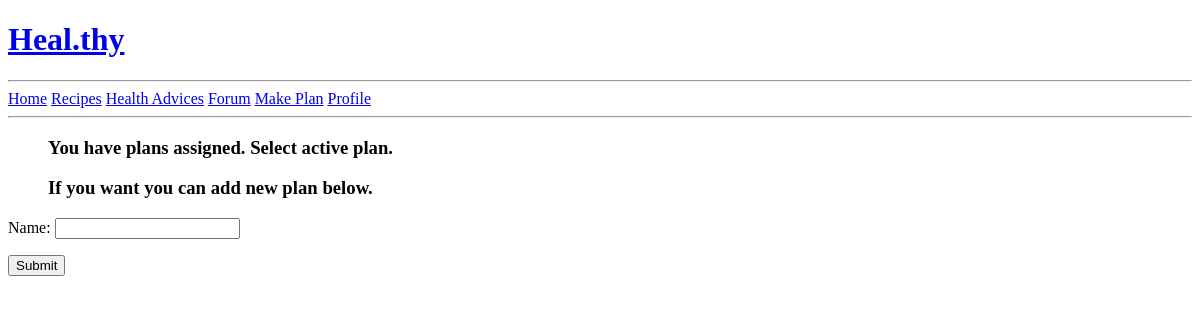
The app's page /create-plan/ (signed in), older data.
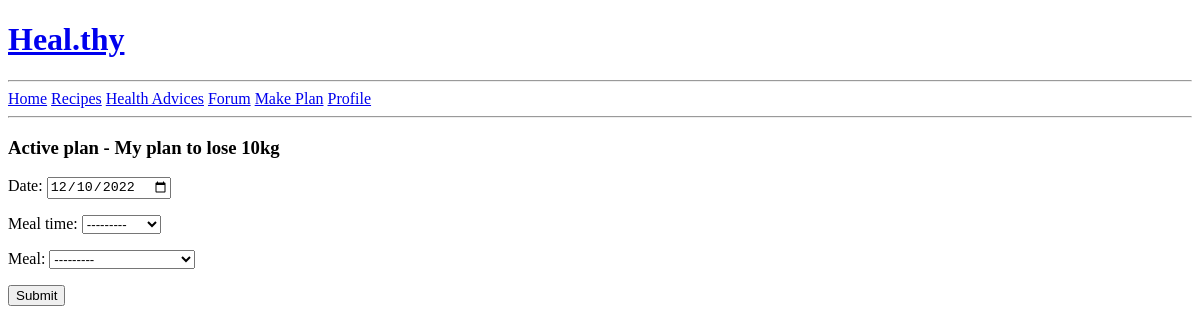
The same page, newer data.
### base/models.py (models this page shows, shortened)
class Meal_Plan(models.Model):
    user_id = models.ForeignKey(User, on_delete=models.SET_NULL, null=True)
    name = models.CharField(max_length=200)
    is_active = models.BooleanField(default=False)
    updated = models.DateTimeField(auto_now=True)
    created = models.DateTimeField(auto_now_add=True)

### base/views.py (the view, shortened to what this page needs)
# urls.py: path('create-plan/', views.createMealPlan, name='create-plan'),
@login_required(login_url='login-page')
def createMealPlan(request):
    meal_plan_form = MealPlanForm()
    menu_form = MenuForm()
    context = {'meal_plan_form': meal_plan_form, 'menu_form': menu_form}
    try:
        meal_plan = Meal_Plan.objects.get(user_id=request.user, is_active = True)
        context.update({'meal_plan': meal_plan})
    except:
        messages.error(request, "You have plans assigned. Select active plan. ")
        messages.error(request, "If you want you can add new plan below.")
    return render(request, 'base/meal_plan.html', context)

### base/forms.py
class MealPlanForm(ModelForm):
    class Meta:
        model = Meal_Plan
        fields = '__all__'
        exclude = ['user_id','is_active']

class MenuForm(ModelForm):
    class Meta:
        model = Menu
        fields = '__all__'
        exclude = ['meal_plan']
        widgets = {
            'date': DateInput(attrs={'type': 'date'})
        }

### base/models.py (called while the page is built)
    def __str__(self):
        return self.name

    def __str__(self):
        return self.name

### base/templates/base/meal_plan.html (shortened to what this page needs)
{% extends 'main.html' %}
{% block content %}
{% include 'base/messages.html' %}
{% if meal_plan %}
    <h3>Active plan - {{meal_plan.name}}</h3>
    <form method="POST" action="">
        {{ menu_form.as_p }}
        <input type="submit" value="Submit"/>
    </form>
{% else %}
    <div>
        <form method="POST" action="">
            {{ meal_plan_form.as_p }}
            <input type="submit" value="Submit"/>
        </form>
    </div>
{% endif %}
{% endblock content%}

Row changes from the older to the newer data that the page shows:
now on this page (row edited): Meal_Plan: name "My plan to lose 10kg"
Text that changed along with them:
form field date: (not shown) → "12/10/2022"
form field meal_time: (not shown) → "---------"
form field meal: (not shown) → "---------"
form field value: (not shown) → "Submit"
form field value: "Submit" → (not shown)
text no longer shown: "Name:"
text now shown: "Active plan - Date: Meal time: Meal:"
list line gone: "You have plans assigned. Select active plan."
list line gone: "If you want you can add new plan below."
